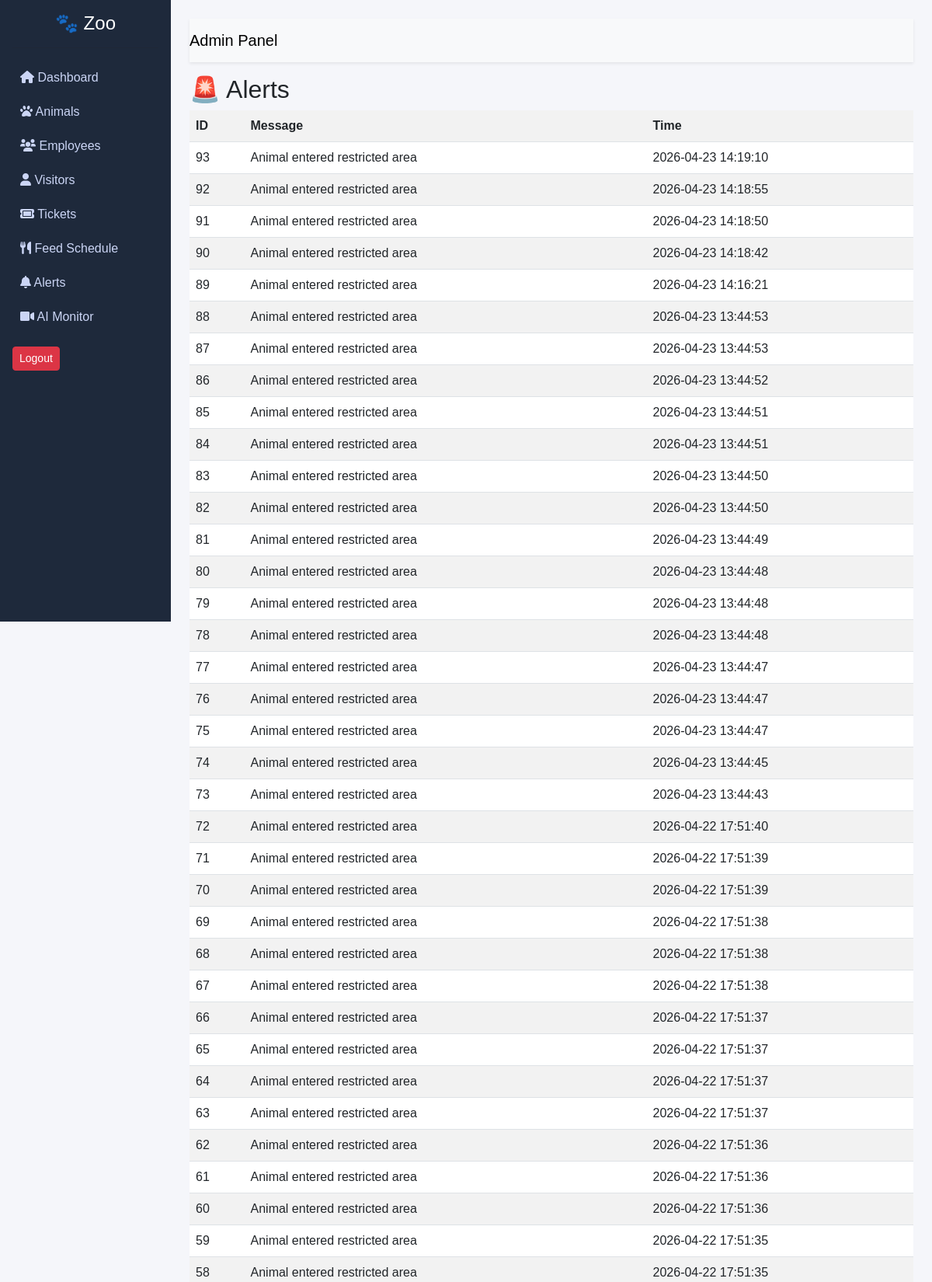
Screenshot of /alerts (upper part) with the database file from the repository.
### tables this page shows
CREATE TABLE alerts (
            id INTEGER PRIMARY KEY AUTOINCREMENT,
            message TEXT,
            time TEXT
        );

### app.py (the view)
@app.route('/alerts')
def alerts():
    data = zoo_db.get_alerts()
    return render_template('alerts.html', alerts=data)

### zoo_database.py (called while the page is built)
    def get_alerts(self):
        self.cursor.execute("SELECT * FROM alerts ORDER BY id DESC")
        return self.cursor.fetchall()

### templates/alerts.html
{% extends "base.html" %}
{% block content %}
<h2>🚨 Alerts</h2>
<table class="table table-striped">
<tr>
<th>ID</th>
<th>Message</th>
<th>Time</th>
</tr>
{% for a in alerts %}
<tr>
<td>{{ a[0] }}</td>
<td>{{ a[1] }}</td>
<td>{{ a[2] }}</td>
</tr>
{% endfor %}
</table>
{% endblock %}

### static/style.css (style rules this page uses)
body { margin: 0; font-family: Arial, sans-serif; background-color: #f5f6fa; }

### rows the page displays
alerts: id "93", message "Animal entered restricted area", time "2026-04-23 14:19:10"
alerts: id "92", message "Animal entered restricted area", time "2026-04-23 14:18:55"
alerts: id "91", message "Animal entered restricted area", time "2026-04-23 14:18:50"
alerts: id "90", message "Animal entered restricted area", time "2026-04-23 14:18:42"
alerts: id "89", message "Animal entered restricted area", time "2026-04-23 14:16:21"
alerts: id "88", message "Animal entered restricted area", time "2026-04-23 13:44:53"
alerts: id "87", message "Animal entered restricted area", time "2026-04-23 13:44:53"
alerts: id "86", message "Animal entered restricted area", time "2026-04-23 13:44:52"
alerts: id "85", message "Animal entered restricted area", time "2026-04-23 13:44:51"
alerts: id "84", message "Animal entered restricted area", time "2026-04-23 13:44:51"
alerts: id "83", message "Animal entered restricted area", time "2026-04-23 13:44:50"
alerts: id "82", message "Animal entered restricted area", time "2026-04-23 13:44:50"
alerts: id "81", message "Animal entered restricted area", time "2026-04-23 13:44:49"
alerts: id "80", message "Animal entered restricted area", time "2026-04-23 13:44:48"
alerts: id "79", message "Animal entered restricted area", time "2026-04-23 13:44:48"
alerts: id "78", message "Animal entered restricted area", time "2026-04-23 13:44:48"
alerts: id "77", message "Animal entered restricted area", time "2026-04-23 13:44:47"
alerts: id "76", message "Animal entered restricted area", time "2026-04-23 13:44:47"
alerts: id "75", message "Animal entered restricted area", time "2026-04-23 13:44:47"
alerts: id "74", message "Animal entered restricted area", time "2026-04-23 13:44:45"
alerts: id "73", message "Animal entered restricted area", time "2026-04-23 13:44:43"
alerts: id "72", message "Animal entered restricted area", time "2026-04-22 17:51:40"
alerts: id "71", message "Animal entered restricted area", time "2026-04-22 17:51:39"
alerts: id "70", message "Animal entered restricted area", time "2026-04-22 17:51:39"
alerts: id "69", message "Animal entered restricted area", time "2026-04-22 17:51:38"
alerts: id "68", message "Animal entered restricted area", time "2026-04-22 17:51:38"
alerts: id "67", message "Animal entered restricted area", time "2026-04-22 17:51:38"
alerts: id "66", message "Animal entered restricted area", time "2026-04-22 17:51:37"
alerts: id "65", message "Animal entered restricted area", time "2026-04-22 17:51:37"
alerts: id "64", message "Animal entered restricted area", time "2026-04-22 17:51:37"
alerts: id "63", message "Animal entered restricted area", time "2026-04-22 17:51:37"
alerts: id "62", message "Animal entered restricted area", time "2026-04-22 17:51:36"
alerts: id "61", message "Animal entered restricted area", time "2026-04-22 17:51:36"
alerts: id "60", message "Animal entered restricted area", time "2026-04-22 17:51:36"
alerts: id "59", message "Animal entered restricted area", time "2026-04-22 17:51:35"
alerts: id "58", message "Animal entered restricted area", time "2026-04-22 17:51:35"
